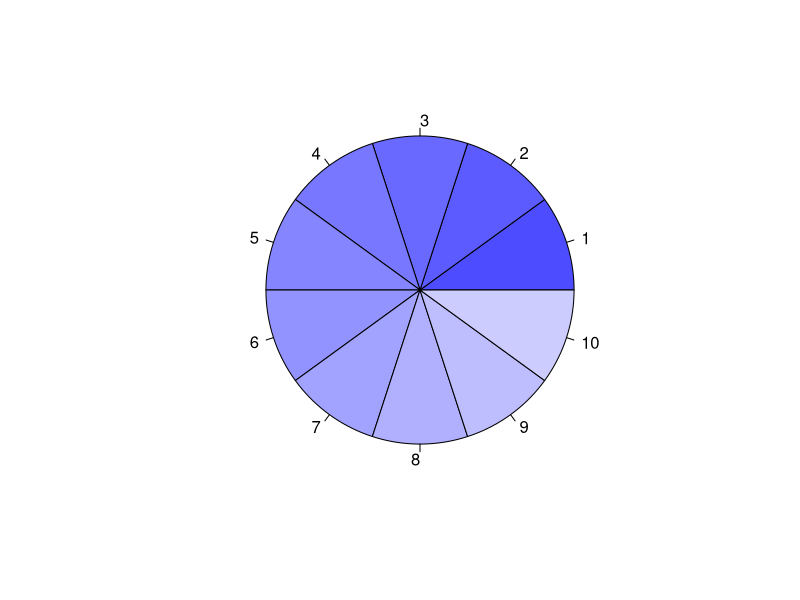
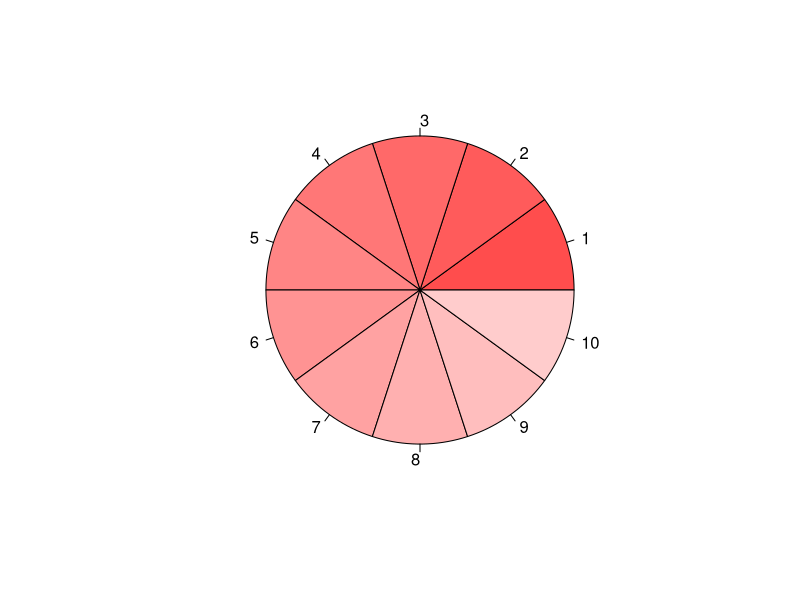

Write R code to recreate these figures, in order.
library(e1071)


### Name: hsv_palette
### Title: Sequential color palette based on HSV colors
### Aliases: hsv_palette
### Keywords: hplot

### ** Examples

pie(rep(1, 10), col = hsv_palette()(10))
pie(rep(1, 10), col = hsv_palette(h = 0)(10))
